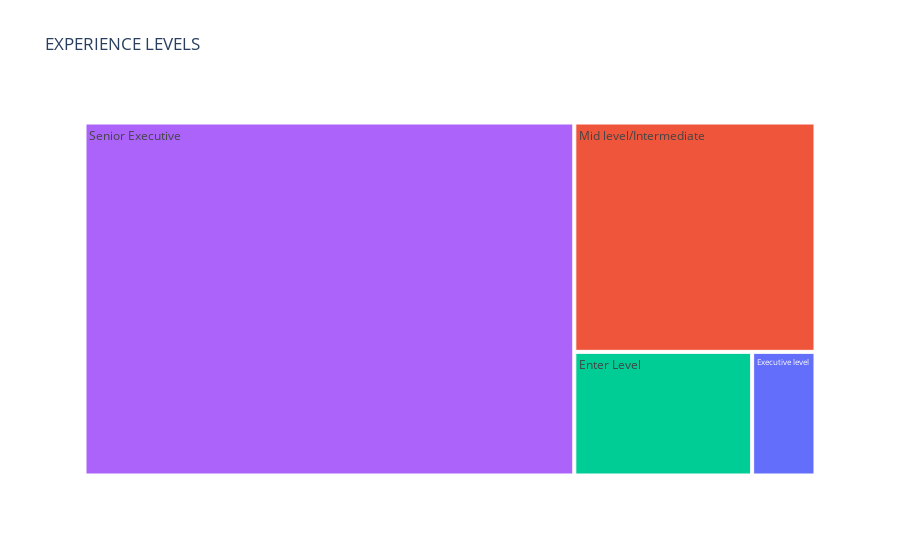

Notebook code for this chart:
### Code cell
plt.figure(figsize=(10,10))
px.treemap(experience,path=[experience.index],values=experience.values,title="EXPERIENCE LEVELS",color=["purple","blue","orange","red"])

### Figure 1 — Plotly figure (JSON) as saved in the notebook; plotly's stock layout.template omitted (floating-point values rounded to 4 significant figures)
{"data": [{"branchvalues": "total", "customdata": [["red"], ["blue"], ["orange"], ["purple"]], "domain": {"x": [0, 1], "y": [0, 1]}, "hovertemplate": "labels=%{label}<br>value=%{value}<br>parent=%{parent}<br>id=%{id}<br>color=%{customdata[0]}<extra></extra>", "ids": ["Executive level", "Mid level/Intermediate", "Enter Level", "Senior Executive"], "labels": ["Executive level", "Mid level/Intermediate", "Enter Level", "Senior Executive"], "marker": {"colors": ["#636efa", "#EF553B", "#00cc96", "#ab63fa"]}, "name": "", "parents": ["", "", "", ""], "type": "treemap", "values": [114, 805, 320, 2516]}], "layout": {"legend": {"tracegroupgap": 0}, "title": {"text": "EXPERIENCE LEVELS"}}}
